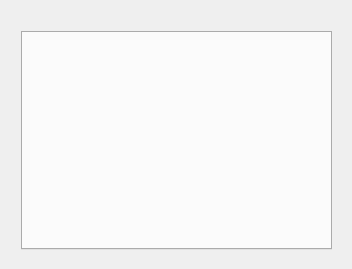
<?xml version="1.0" encoding="UTF-8"?>
<ui version="4.0">
 <class>MainWin</class>
 <widget class="QDialog" name="MainWin">
  <property name="geometry">
   <rect>
    <x>0</x>
    <y>0</y>
    <width>352</width>
    <height>269</height>
   </rect>
  </property>
  <property name="windowTitle">
   <string>辽师网络登陆助手</string>
  </property>
  <property name="windowIcon">
   <iconset resource="lnnunetworkhelper.qrc">
    <normaloff>:/LnnuNetworkHelper/Network.ico</normaloff>:/LnnuNetworkHelper/Network.ico</iconset>
  </property>
  <widget class="QWidget" name="layoutWidget">
   <property name="geometry">
    <rect>
     <x>10</x>
     <y>0</y>
     <width>333</width>
     <height>261</height>
    </rect>
   </property>
   <layout class="QVBoxLayout" name="verticalLayout_3">
    <item>
     <widget class="QLabel" name="logopic">
      <property name="text">
       <string>&lt;html&gt;&lt;head/&gt;&lt;body&gt;&lt;p&gt;&lt;img src=&quot;:/LnnuNetworkHelper/logo.png&quot;/&gt;&lt;/p&gt;&lt;/body&gt;&lt;/html&gt;</string>
      </property>
     </widget>
    </item>
    <item>
     <widget class="QTabWidget" name="tabWidget">
      <property name="currentIndex">
       <number>-1</number>
      </property>
     </widget>
    </item>
   </layout>
  </widget>
 </widget>
 <layoutdefault spacing="6" margin="11"/>
 <tabstops>
  <tabstop>tabWidget</tabstop>
 </tabstops>
 <resources>
  <include location="lnnunetworkhelper.qrc"/>
 </resources>
 <connections/>
</ui>
